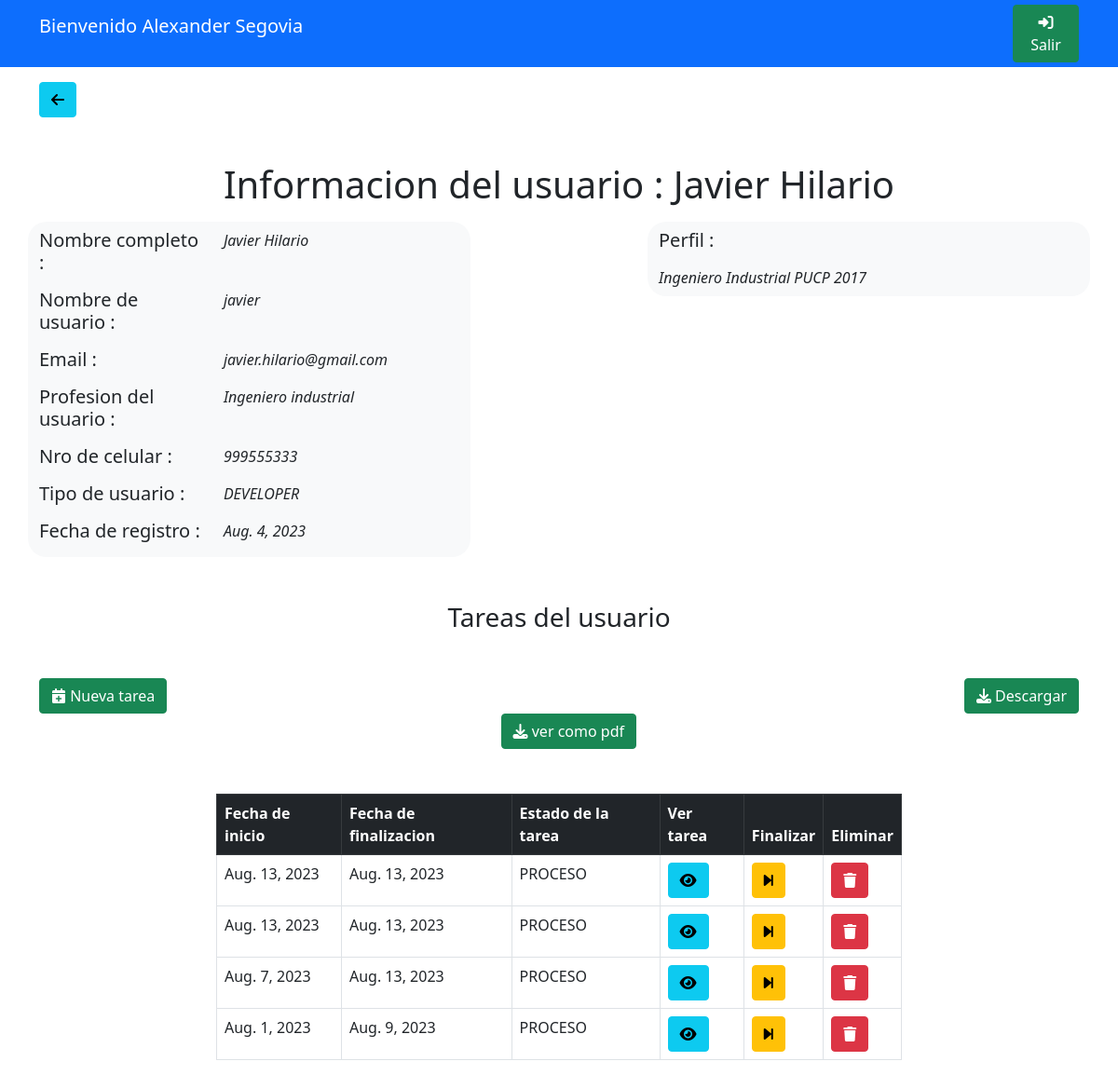
/verUsuario/3 (signed in), run on the app's committed database.
### tareasDjango/models.py (models this page shows)
class datosUsuario(models.Model):
    user = models.OneToOneField(User, on_delete=models.CASCADE, blank=True, null=True)
    tipoUsuario = models.CharField(max_length=16,null=True, blank=True)
    nroCelular = models.CharField(max_length=16,null=True, blank=True)
    profesionUsuario = models.CharField(max_length=32,null=True, blank=True)
    perfilUsuario = models.CharField(max_length=512,null=True, blank=True)
    fechaIngreso = models.DateField(null=True)

class tareasInformacion(models.Model):
    usuarioRelacionado = models.ForeignKey(User, on_delete=models.CASCADE)
    descripcionTarea = models.CharField(max_length=512,null=True, blank=True)
    fechaInicio = models.DateField(null=True)
    fechaFin = models.DateField(null=True)
    estadoTarea = models.CharField(max_length=16,null=True, blank=True)

### tareasDjango/views.py (the view)
# urls.py: path('verUsuario/<str:idUsuario>',views.verUsuario,name='verUsuario'),
def verUsuario(request,idUsuario):
    usuarioInformacion = User.objects.get(id=idUsuario)
    tareasUsuario = tareasInformacion.objects.filter(usuarioRelacionado=usuarioInformacion)
    print(len(tareasUsuario))
    return render(request,'informacionUsuario.html',{
        'usuarioInfo':usuarioInformacion,
        'tareasUsuario':tareasUsuario,
    })

### tareasDjango/templates/informacionUsuario.html (shortened to what this page needs)
{% load static %}
<!DOCTYPE html>
<html>
    <head>
        <link href="https://cdn.jsdelivr.net/npm/bootstrap@5.0.2/dist/css/bootstrap.min.css" rel="stylesheet">
        <link rel="stylesheet" href="https://cdnjs.cloudflare.com/ajax/libs/font-awesome/6.4.0/css/all.min.css" />
    </head>
    <body>
        <div class="bg-primary">
            <div class="container">
                <div class="row justify-content-between align-items-center">
                    <div class="col-4 mt-3 mb-3 text-white">
                        <div class="row">
                            <h5>Bienvenido {{ user.first_name }} {{ user.last_name }}</h5>
                        </div>
                        <div class="row">
                        </div>
                    </div>
                    <div class="col-1">
                        <a class="btn btn-success" href="#"><i class="fa-solid fa-right-to-bracket"></i> Salir</a>
                    </div>
                </div>
            </div>
        </div>
        <div class="container mt-3 mb-3">
            <div>
                <a href="{% url 'tareasDjango:consolaAdministrador' %}" class="btn btn-info"><i class="fa-solid fa-arrow-left"></i></a>
            </div>
        </div>
        <div class="mt-5 text-center mb-3">
            <h1>Informacion del usuario : {{ usuarioInfo.first_name }} {{ usuarioInfo.last_name }}</h1>
        </div>
        <div class="container">
            <div class="row justify-content-between">
                <div class="col-5 bg-light" style="border-radius: 20px;">
                    <div class="row mb-2 mt-2">
                        <div class="col-5">
                            <h5>Nombre completo : </h5>
                        </div>
                        <div class="col-7">
                            <i>{{ usuarioInfo.first_name }} {{ usuarioInfo.last_name }}</i>
                        </div>
                    </div>
                    <div class="row mb-2">
                        <div class="col-5">
                            <h5>Nombre de usuario : </h5>
                        </div>
                        <div class="col-7">
                            <i>{{ usuarioInfo.username }}</i>
                        </div>
                    </div>
                    <div class="row mb-2">
                        <div class="col-5">
                            <h5>Email : </h5>
                        </div>
                        <div class="col-7">
                            <i>{{ usuarioInfo.email }}</i>
                        </div>
                    </div>
                    <div class="row mb-2">
                        <div class="col-5">
                            <h5>Profesion del usuario : </h5>
                        </div>
                        <div class="col-7">
                            <i>{{ usuarioInfo.datosusuario.profesionUsuario }}</i>
                        </div>
                    </div>
                    <div class="row mb-2">
                        <div class="col-5">
                            <h5>Nro de celular : </h5>
                        </div>
                        <div class="col-7">
                            <i>{{ usuarioInfo.datosusuario.nroCelular }}</i>
                        </div>
                    </div>
                    <div class="row mb-2">
                        <div class="col-5">
                            <h5>Tipo de usuario : </h5>
                        </div>
                        <div class="col-7">
                            <i>{{ usuarioInfo.datosusuario.tipoUsuario }}</i>
                        </div>
                    </div>
                    <div class="row mb-2">
                        <div class="col-5">
                            <h5>Fecha de registro : </h5>
                        </div>
                        <div class="col-7">
                            <i>{{ usuarioInfo.datosusuario.fechaIngreso }}</i>
                        </div>
                    </div>
                </div>
                <div class="col-5 bg-light h-100" style="border-radius: 20px;">
                    <div class="row mb-2 mt-2">
                        <div class="col-5">
                            <h5>Perfil : </h5>
                        </div>
                    </div>
                    <div class="row mb-2">
                        <div class="col-12">
                            <i>{{ usuarioInfo.datosusuario.perfilUsuario }}</i>
                        </div>
                    </div>
                </div>
            </div>
        </div>
        <div class="mt-5 text-center mb-3">
            <h3>Tareas del usuario</h3>
        </div>
        <div class="container mt-5">
            <div class="row justify-content-between">
                <div class="col-2 text-start">
                    <button class="btn btn-success" data-bs-toggle="modal" data-bs-target="#nuevaTarea"><i class="fa-solid fa-calendar-plus"></i> Nueva tarea</button>
                </div>
                <div class="col-2 text-end">
                    <a class="btn btn-success" href="{% url 'tareasDjango:descargarReporteUsuarios' %}"><i class="fa-solid fa-download"></i> Descargar</a>
                </div>
            </div>
            <div class="row justify-content-between">
                <div class="col-7 text-end">
                    <a class="btn btn-success" href="#"><i class="fa-solid fa-download"></i> ver como pdf</a>
                </div>
            </div>
        </div>
        <div class="mt-5 container">
            <div class="row justify-content-center">
                <div class="col-8">
                    <table class="table table-bordered">
                        <thead class="table-dark">
                            <th>Fecha de inicio</th>
                            <th>Fecha de finalizacion</th>
                            <th>Estado de la tarea</th>
                            <th>Ver tarea</th>
                            <th>Finalizar</th>
                            <th>Eliminar</th>
                        </thead>
                        <tbody>
                            {% for tareaInfo in tareasUsuario %}
                            <tr>
                                <td>{{ tareaInfo.fechaInicio }}</td>
                                <td>{{ tareaInfo.fechaFin }}</td>
                                <td>{{ tareaInfo.estadoTarea }}</td>
                                <td><button data-bs-toggle="modal" data-bs-target="#detalleTarea" id="{{ tareaInfo.id }}" onclick="cargarInformacionTarea(this.id)" class="btn btn-info"><i class="fa-solid fa-eye"></i></button></td>
                                <td><a class="btn btn-warning" href="#"><i class="fa-solid fa-forward-step"></i></a></td>
                                <td><a class="btn btn-danger" href="#"><i class="fa-solid fa-trash"></i></a></td>
                            </tr>
                            {% endfor %}
                        </tbody>
                    </table>
                </div>
            </div>
        </div>
    </body>
</html>

### data on the page
tareasInformacion: fechaInicio "Aug. 13, 2023", fechaFin "Aug. 13, 2023", estadoTarea "PROCESO"
tareasInformacion: fechaInicio "Aug. 13, 2023", fechaFin "Aug. 13, 2023", estadoTarea "PROCESO"
tareasInformacion: fechaInicio "Aug. 7, 2023", fechaFin "Aug. 13, 2023", estadoTarea "PROCESO"
tareasInformacion: fechaInicio "Aug. 1, 2023", fechaFin "Aug. 9, 2023", estadoTarea "PROCESO"

### other printed values
{{ user.first_name }} "Alexander"
{{ user.last_name }} "Segovia"
{{ usuarioInfo.first_name }} "Javier"
{{ usuarioInfo.last_name }} "Hilario"
{{ usuarioInfo.username }} "javier"
{{ usuarioInfo.email }} "javier.hilario@gmail.com"
{{ usuarioInfo.datosusuario.profesionUsuario }} "Ingeniero industrial"
{{ usuarioInfo.datosusuario.nroCelular }} "999555333"
{{ usuarioInfo.datosusuario.tipoUsuario }} "DEVELOPER"
{{ usuarioInfo.datosusuario.fechaIngreso }} "Aug. 4, 2023"
{{ usuarioInfo.datosusuario.perfilUsuario }} "Ingeniero Industrial PUCP 2017"
